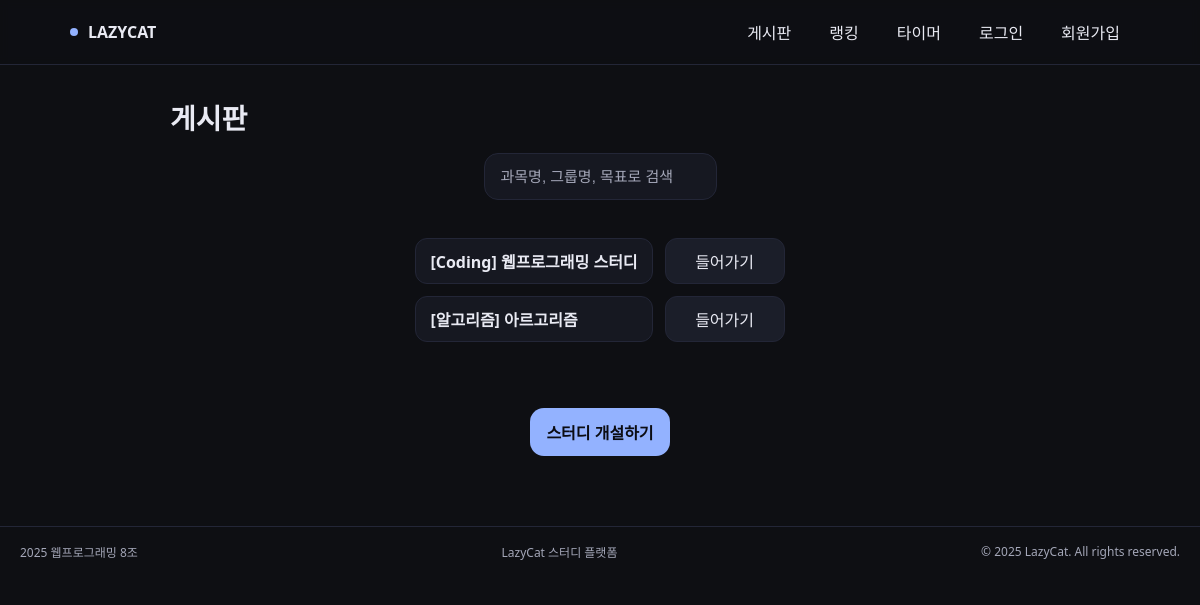
The app's page /, older data.
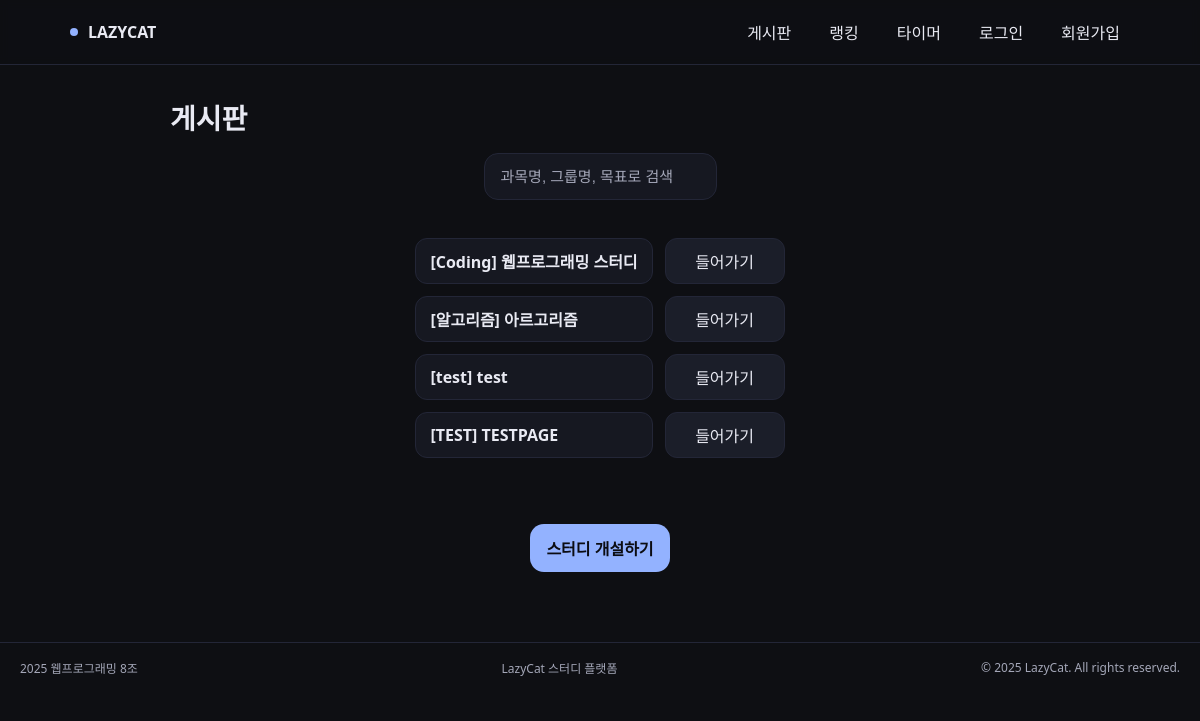
The same page, newer data.
### webapp/models.py (models this page shows, shortened)
class StudyGroup(models.Model):
    name = models.CharField(max_length=100)  # 스터디 이름
    subject = models.CharField(max_length=50) # 과목명 (예: 웹프로그래밍)
    group_code = models.CharField(max_length=20, unique=True) # 그룹 코드 (URL에 사용: /study/A1B2C/)
    description = models.TextField(blank=True) # 소개글
    created_at = models.DateTimeField(auto_now_add=True) # 생성일
    members = models.ManyToManyField(
        User,
        through='StudyGroupMember', # 중간 모델 지정
        related_name='study_groups',
        blank=True
    )

### webapp/views.py (the view)
# urls.py: path('', views.group_list, name='board'),
def group_list(request: HttpRequest) -> HttpResponse:
    groups = StudyGroup.objects.all()
    query = request.GET.get('q')
    if query:
        groups = groups.filter(
            Q(name__icontains=query) |
            Q(subject__icontains=query) |
            Q(group_code__icontains=query)
        ).distinct()
    context = {
        'groups': groups,  # 조회된 스터디 목록을 'groups' 키로 전달
        'query': query,    # 검색창에 입력된 내용을 다시 보여주기 위해 전달
    }
    return render(request, 'board.html', context)

### templates/board.html (shortened to what this page needs)
{% extends 'base.html' %}
{% block header_content %}
    <header class="head">
        <h1 class="title">게시판</h1>
    </header>
{% endblock %}
{% block content %}
    <div class="search">
        <form method="get" action="{% url 'board' %}">
            <input
                type="text"
                name="q"
                placeholder="과목명, 그룹명, 목표로 검색"
                aria-label="스터디 검색"
                value="{{ request.GET.q|default:'' }}"
            />
        </form>
    </div>
    <section class="list" aria-label="스터디 그룹 목록">
        {% if groups %}
            {% for group in groups %}
            <div class="cell name">
                [{{ group.subject }}] {{ group.name }}
            </div>
            <div class="cell cta">
                <a href="{% url 'timer' group_code=group.group_code %}">들어가기</a>
            </div>
            {% endfor %}
        {% else %}
            <div class="cell name" style="grid-column: 1 / -1; justify-content: center; color: gray;">
                아직 개설된 스터디가 없습니다.
            </div>
        {% endif %}
    </section>
    <div class="create-wrap">
        <a href="{% url 'create_study' %}" class="create" aria-label="스터디 개설하기">스터디 개설하기</a>
    </div>
{% endblock %}

Row changes from the older to the newer data that the page shows:
added StudyGroup: subject "test", name "test"
added StudyGroup: subject "TEST", name "TESTPAGE"
